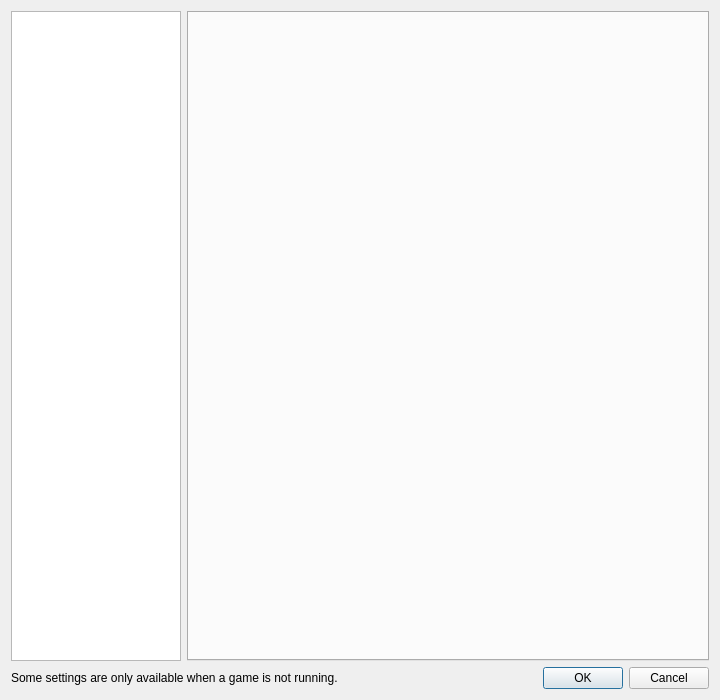
<?xml version="1.0" encoding="UTF-8"?>
<ui version="4.0">
 <class>ConfigureDialog</class>
 <widget class="QDialog" name="ConfigureDialog">
  <property name="geometry">
   <rect>
    <x>0</x>
    <y>0</y>
    <width>720</width>
    <height>700</height>
   </rect>
  </property>
  <property name="minimumSize">
   <size>
    <width>720</width>
    <height>675</height>
   </size>
  </property>
  <property name="windowTitle">
   <string>STORM SWITCH Configuration</string>
  </property>
  <layout class="QVBoxLayout" name="verticalLayout">
   <item>
    <layout class="QHBoxLayout" name="horizontalLayout">
     <item>
      <widget class="QListWidget" name="selectorList">
       <property name="minimumSize">
        <size>
         <width>170</width>
         <height>0</height>
        </size>
       </property>
       <property name="maximumSize">
        <size>
         <width>170</width>
         <height>16777215</height>
        </size>
       </property>
      </widget>
     </item>
     <item>
      <widget class="QTabWidget" name="tabWidget">
       <property name="currentIndex">
        <number>-1</number>
       </property>
      </widget>
     </item>
    </layout>
   </item>
   <item>
    <layout class="QHBoxLayout" name="horizontalLayout_2">
     <property name="leftMargin">
      <number>0</number>
     </property>
     <property name="topMargin">
      <number>0</number>
     </property>
     <property name="rightMargin">
      <number>0</number>
     </property>
     <property name="bottomMargin">
      <number>0</number>
     </property>
     <item>
      <widget class="QLabel" name="label">
       <property name="text">
        <string>Some settings are only available when a game is not running.</string>
       </property>
      </widget>
     </item>
     <item>
      <widget class="QDialogButtonBox" name="buttonBox">
       <property name="standardButtons">
        <set>QDialogButtonBox::StandardButton::Cancel|QDialogButtonBox::StandardButton::Ok</set>
       </property>
      </widget>
     </item>
    </layout>
   </item>
  </layout>
 </widget>
 <resources/>
 <connections>
  <connection>
   <sender>buttonBox</sender>
   <signal>accepted()</signal>
   <receiver>ConfigureDialog</receiver>
   <slot>accept()</slot>
   <hints>
    <hint type="sourcelabel">
     <x>20</x>
     <y>20</y>
    </hint>
    <hint type="destinationlabel">
     <x>20</x>
     <y>20</y>
    </hint>
   </hints>
  </connection>
  <connection>
   <sender>buttonBox</sender>
   <signal>rejected()</signal>
   <receiver>ConfigureDialog</receiver>
   <slot>reject()</slot>
   <hints>
    <hint type="sourcelabel">
     <x>20</x>
     <y>20</y>
    </hint>
    <hint type="destinationlabel">
     <x>20</x>
     <y>20</y>
    </hint>
   </hints>
  </connection>
 </connections>
</ui>
